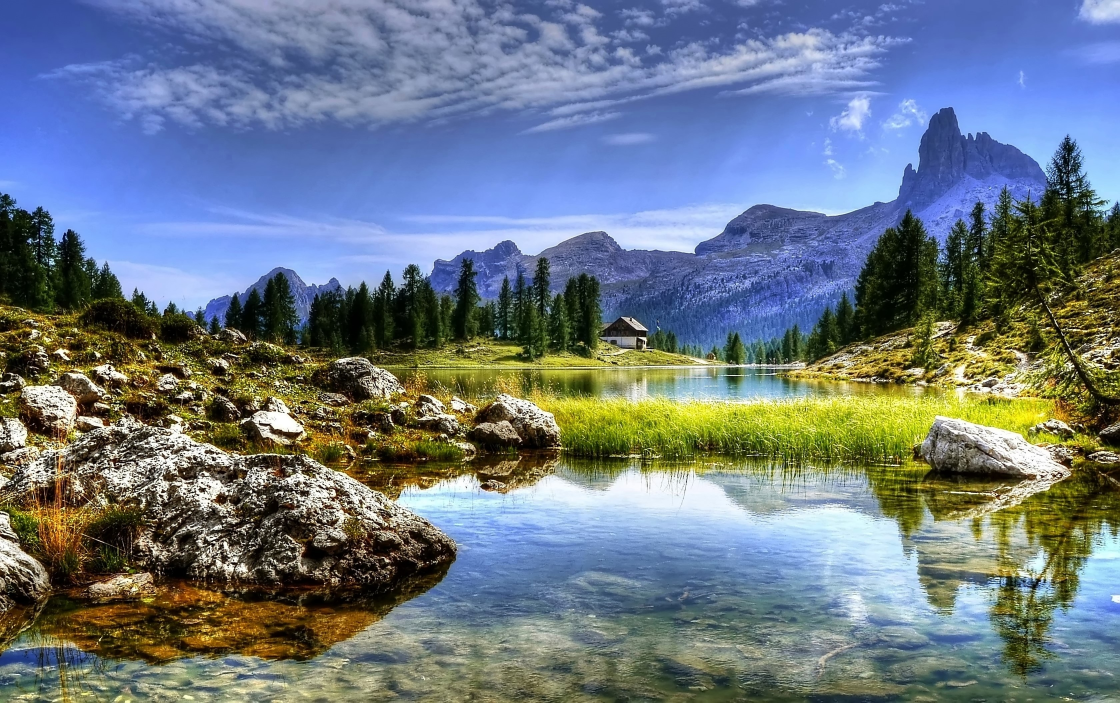
#> input picture images/1.jpeg, 3360 x 2108 px (shown at 1/3 size); its folder holds only this picture in this run
$ python main.py
#> lines starting #> are read from the running program, lines starting #| are printed output that depends on the picture
### generate_text.py
import random
import time

# [8 lines of commented-out code are left out]


def addToDict(chain, wordList):
    for i in range(len(wordList)):
        if i + 3 > len(wordList):
            break
        try:
            chain[wordList[i] + ' ' + wordList[i + 1]].append(wordList[i + 2])
        except KeyError:
            chain[wordList[i] + ' ' + wordList[i + 1]] = [wordList[i + 2]]

def generateNextWord(wordList, chain):
    i = (len(wordList))
    if i >= 2:
        i -= 1
        if wordList[i - 1] + ' ' + wordList[i] in chain:
            newWord = (random.choice(chain[wordList[i - 1] + ' ' + wordList[i]]))
            return newWord
    return None

def generateIndexText(chain, index):
    line = ""
    line = index
    wordList = line.split()
    counter = 0
    while(True):
        counter += 1
        newWord = generateNextWord(wordList, chain)
        if newWord is None:
            break
        wordList.append(newWord)
        if counter > 500:
            #print()
            #print("Too Long")
            #print()
            break
    return ' '.join(wordList)

def make_phrase(path):
#> called with path = 'json.txt'
    chain = {}

    with open(path) as line:
#> (reads json.txt from the repository)
        lines = line.readlines()

    for line in lines:
        wordList = line.split()
        addToDict(chain, wordList)

    quote_start = [word for word in list(chain.keys()) if word[0].isupper()]

    index = random.choice(quote_start)
    phrase = generateIndexText(chain, index)
#> further down, img is the input picture: shape (2108, 3360, 3); mean B, G, R 131.8, 120.6, 107.9
    return phrase

# phrase = make_phrase(path)
# print(phrase)

### generate_images.py
from skimage import transform
from skimage import filters
from skimage import img_as_ubyte
import cv2
# import argparse
import numpy as np
import imutils

# [6 lines of commented-out code are left out]


def carve_image(img, size = 480, target_size = 720):
#> called with size = 320, target_size = 720
    width, height = img.shape[1], img.shape[0]
#> width = 3360; height = 2108

    direction = 'vertical'

    rotate = False
    if width < height:
        rotate = True
        img = imutils.rotate_bound(img, 90)

    if height > size:
        img = cv2.resize(img, None, fx=size/height, fy=size/height, interpolation=cv2.INTER_AREA)
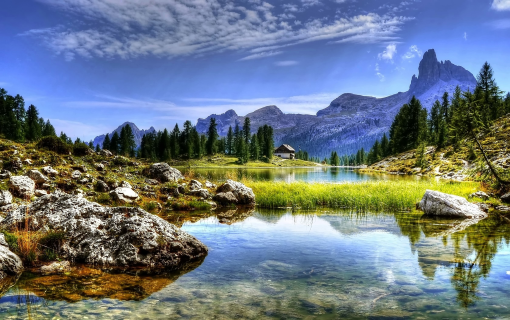
#> img: shape (320, 510, 3); mean of channels 0, 1, 2 131.8, 120.6, 107.9; drawn as B, G, R
        width, height = img.shape[1], img.shape[0]
#> width = 510; height = 320

    seams_to_remove = max([width, height]) - min([width, height])
#> seams_to_remove = 190

    normal_resize = cv2.resize(img, None, fx=height/width, fy=1, interpolation=cv2.INTER_AREA)
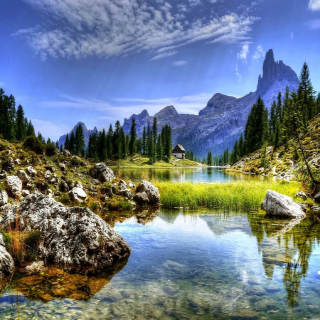
#> normal_resize: shape (320, 320, 3); mean of channels 0, 1, 2 131.8, 120.6, 107.9; drawn as B, G, R

    gray = cv2.cvtColor(img, cv2.COLOR_BGR2GRAY)
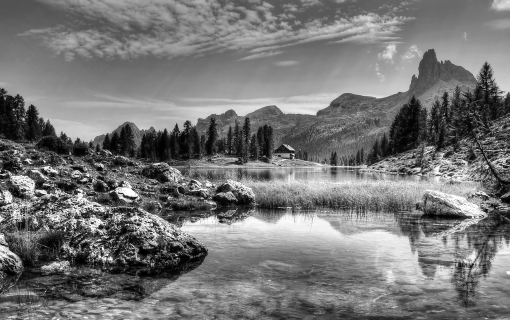
#> gray: shape (320, 510); min 0, max 255, mean 118.1
    mag = filters.sobel(gray.astype('float'))
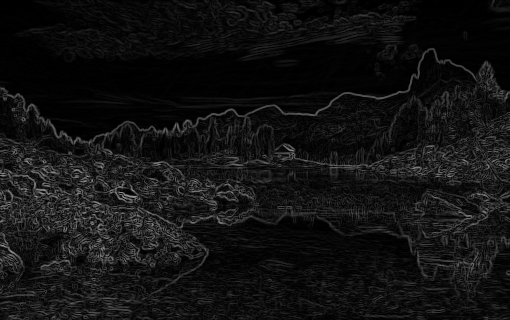
#> mag: shape (320, 510) float64; min 0, max 152.7, mean 18.6

    for numSeams in range(1, seams_to_remove):
        try:
            carved = img_as_ubyte(carved)
            gray = cv2.cvtColor(carved, cv2.COLOR_BGR2GRAY)
            mag = filters.sobel(gray.astype('float'))
            carved = transform.seam_carve(carved, mag, direction, 1)
        except:
            carved = transform.seam_carve(img, mag, direction, numSeams)

    carved = img_as_ubyte(carved)
    if rotate:
        carved = imutils.rotate_bound(carved, 270)

    width, height = carved.shape[1], carved.shape[0]
    carved = cv2.resize(carved, None, fx=target_size/height, fy=target_size/height, interpolation=cv2.INTER_AREA)

    return carved

# [5 lines of commented-out code are left out]

### main.py
import generate_images
import generate_text
import os
import random
import math
import cv2

text_path = 'json.txt'
img_dir = 'images/'

phrase = generate_text.make_phrase(text_path)

print('\n' + phrase + '\n')

list_phrase = phrase.split()

img_path = random.choice(os.listdir(img_dir))

print('Image path:' , img_dir + img_path + '\n')

img = cv2.imread(img_dir + img_path)

#> (the run stopped early here; a loop or call above may not have finished)
